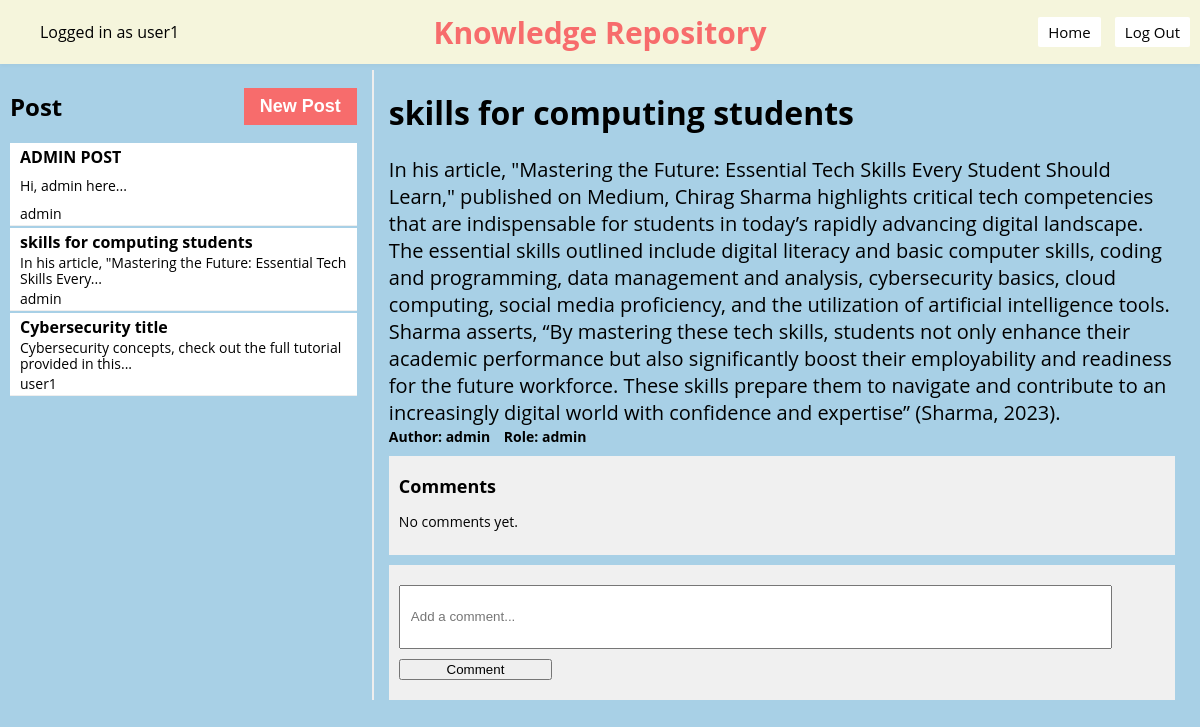
The page /knowledge-repository/5 (signed in) on the database its author committed.
### models.py (models this page shows)
class Base(DeclarativeBase):
    pass

class Article(Base):
    __tablename__ = "article"
    id: Mapped[int] = mapped_column(Integer, primary_key=True)
    title: Mapped[str] = mapped_column(String(100), nullable=False)
    content: Mapped[str] = mapped_column(Text, nullable=False)
    author_id: Mapped[int] = mapped_column(Integer, ForeignKey('user.username'), nullable=False)
    comments = relationship('Comment', backref='article', lazy='dynamic')
    user = relationship("User", foreign_keys=[author_id])

### app.py (the view)
@app.route("/knowledge-repository", defaults={'article_id': None})
@app.route("/knowledge-repository/<int:article_id>")
def knowledge_repository(article_id):
    username = session.get("username")
    if username is None:
        return redirect(url_for('login'))  # Redirect to login page
    articles = db.get_all_articles()
    selected_article = db.get_article(article_id) if article_id else None
    user = db.get_user(username)
    user_role = user.role.name if hasattr(user.role, 'name') else str(user.role)
    if selected_article:
        comments = db.get_comments(selected_article.id)
    else:
        comments = []
    if selected_article != None:
        author_role = db.get_user_role(selected_article.author_id)
    else:
        author_role = "student"
    return render_template('knowledge_repository.jinja', username=username, articles=articles, selected_article=selected_article, author_role=author_role, user_role=user_role, comments=comments)

### app.py (called while the page is built)
def csp_policy_string(policy_dict):
    return "; ".join([f"{key} {' '.join(val) if isinstance(val, list) else val}" for key, val in policy_dict.items()])

@app.after_request
def apply_csp(response):
    policy = {
    "default-src": "'self'",
    "script-src": [
        "'self'",
        "https://cdnjs.cloudflare.com",  # Allow scripts from CDN for Crypto-JS
        "https://cdn.jsdelivr.net",
        "'unsafe-inline'"
    ],
    "style-src": "'self' 'unsafe-inline'",  # Allows inline styles;
    "img-src": "'self'",
    "connect-src": "'self'",  # Restricts the URLs which can be loaded using script interfaces
    "font-src": "'self'",  # Fonts loading
    "object-src": "'none'",  # Prevents object, embed, and applet elements from rendering
    "frame-ancestors": "'none'"  # Protects against clickjacking
}
    response.headers['Content-Security-Policy'] = csp_policy_string(policy)
    return response

### db.py (called while the page is built)
def get_user(username: str):
    with Session(engine) as session:
        return session.get(User, username)

def get_all_articles():
    with Session(engine) as session:
        articles = session.query(Article).all()
        return articles

def get_article(article_id):
    with Session(engine) as session:
        return session.query(Article).filter(Article.id == article_id).first()

def get_comments(article_id):
    with Session(engine) as session:
        return session.query(Comment).filter(Comment.article_id == article_id).all()

def get_user_role(username):
    with Session(engine) as session:
        user = session.query(User).filter(User.username == username).first()
        if user:
            return user.role.value
        else:
            return None  # Return None if the user is not found

### templates/knowledge_repository.jinja (shortened to what this page needs)
{% extends 'base.jinja' %}
{% block content %}
<nav style="padding: 2px 0; overflow: auto;">
    <div style="float: left;">
        <ul>
            <li class="username" style="display: inline-block;">Logged in as {{ username }}</li>
        </ul>
    </div>
        <div style="text-align: center; position: absolute; left: 50%; transform: translateX(-50%);">
        <h1 style="margin: 0; font-size: 30px; color: #F76C6c; ">Knowledge Repository</h1>
    </div>
    <div style="float: right;">
        <ul>
            <li style="display: inline-block;"><button onclick="location.href='{{ url_for('home') }}'">Home</button></li>
            <button onclick="confirmLogout()">Log Out</button>
        </ul>
    </div>
</nav>
<div class="container">
    <div class="sidebar">
        <div class="sidebar-header">
            <h2>Post</h2>
            <button class="new-article" id="newArticleBtn">New Post</button>
        </div>
        {% for article in articles %}
            <div class="article-preview" onclick="location.href='{{ url_for('knowledge_repository', article_id=article.id) }}'">
                <h3 id="sidebar-title-{{ article.id }}">{{ article.title }}</h3>
                <p id="sidebar-content-{{ article.id }}" style="font-size: 14px; color: black; margin: 1px 0;">{{ article.content.split()[:10]|join(' ') }}...</p>
                <p style="font-size: 14px; color: black;margin: 1px 0;">{{ article.author_id }}</p>
            </div>
        {% endfor %}
        </div>
        <div class="main-content">
            {% if selected_article %}
            <h1 id="article-title-{{ selected_article.id }}">{{ selected_article.title }}</h1>
            <p id="article-content-{{ selected_article.id }}" style="font-size: 20px; color: black; ; margin: 1px 0;">{{ selected_article.content }}</p>
            <p style="margin-top:5px; font-size: 14px; color: black; margin: 1px 0;font-weight: 680;">
                <span style="padding-right: 10px;">Author: {{ selected_article.author_id}}</span>
                <span style="padding-right: 10px;"> Role: {{ author_role }}</span>
            </p>
            <div class="comments">
            <h3>Comments</h3>
            {% for comment in comments %}
                <div class="comment">
                    <p>
                    <span class="comment-role">({{ comment.author_role.value }})</span>
                    <span class="comment-author">{{ comment.author_id }}:</span>
                    <span class="comment-content">{{ comment.content }}</span>
                    </p>
                    {% if user_role == 'ADMIN' or user_role == 'ACADEMIC' or user_role == 'ADMINISTRATIVE'%}
                        <button onclick="deleteComment({{ comment.id }})" class="button delete-button">Delete</button>
                    {% endif %}
                </div>
                {% else %}
                <p>No comments yet.</p>
                {% endfor %}
            </div>
            <div class="comments">
                <form id="comment-form" data-article-id="{{ selected_article.id }}">
                    <input type="text" name="content" placeholder="Add a comment..." required>
                    <button type="submit">Comment</button>
                </form>
            </div>
            {% endif %}
        </div>
    </div>
{% endblock %}

### templates/knowledge_repository.jinja (style rules this page uses)
html, body { margin: 0; padding: 0; width: 100%; height: 100%; display: flex; flex-direction: column; font-family: 'Open Sans', sans-serif; background-color: #A8D0E6; }
nav { position: absolute; width: 100%; height: 60px; background-color: beige; display: flex; justify-content: space-between; align-items: center; padding: 0 20px; box-shadow: 0 2px 4px rgba(0, 0, 0, 0.03); overflow: hidden; }
h2 { font-family: 'Open Sans', sans-serif; }
h3 { font-family: 'Open Sans', sans-serif; color: black; font-size: 18px; margin: 8px 0; }
p { font-family: 'Open Sans', sans-serif; color: black; font-size: 14px; }
.container { margin-top: 60px; display: flex; justify-content: space-between; padding: 10px; }
.sidebar { overflow: auto; width: 30%; border-right: 2px solid #eee; padding-right: 15px; }
.sidebar-header { display: flex; align-items: center; justify-content: space-between; }
.article-preview { cursor: pointer; padding: 1px; border-bottom: 1px solid #eee; height: 80px; display: flex; flex-direction: column; justify-content: space-between; overflow: hidden; background: #fff; margin-bottom: 2px; padding-left: 5px; }
.article-preview h3 { margin-top: 2px; font-size: 16px; overflow: hidden; text-overflow: ellipsis; margin-bottom: 0px; white-space: nowrap; padding-left: 5px; }
.article-preview p { margin-top: 0px; line-height: 1.2; font-size: 14px; cursor: pointer; border-bottom: 0px solid #eee; overflow: hidden; text-overflow: ellipsis; padding-left: 5px; padding-right: 5px; }
.main-content { width: 68%; padding-left: 15px; padding-right: 15px; }
.comments { margin-top: 10px; background-color: #f0f0f0; padding: 10px; overflow-y: auto; // Enable vertical scrolling }
nav button { font-family: 'Open Sans', sans-serif; padding: 5px 10px; background-color: white; color: black; border: none; border-radius: 2px; cursor: pointer; text-align: center; text-decoration: none; display: inline-block; margin-right: 10px; font-size: 15px; transition: background-color 0.3s, color 0.3s; }
.new-article { padding: 8px 16px; background-color: #F76C6c; color: white; border: none; cursor: pointer; font-size: 18px; font-weight: bold; transition: background-color 0.2s; }
form { width: 100%; display: flex; flex-direction: column; align-items: left; }
form input[type="text"] { margin-top: 10px; width: 90%; padding: 10px; height: 40px; }
form button { margin-top: 10px; margin-bottom: 10px; width: 20%; }

### rows shown on the page
Article: title "ADMIN POST", content.split "Hi, admin here", author_id "admin"
Article: title "skills for computing students", content.split "In his article, \"Mastering the Future: Essential Tech Skills Every", author_id "admin", content "In his article, \"Mastering the Future: Essential Tech Skills Every Student Should Learn,\" published on Medium, Chirag Sharma highlights critical tech competencies that are indispensable for students in today’s rapidly advancing digital landscape. The essential skills outlined include digital literacy and basic computer skills, coding and programming, data management and analysis, cybersecurity basics, cloud computing, social media proficiency, and the utilization of artificial intelligence tools. Sharma asserts, “By mastering these tech skills, students not only enhance their academic performance but also significantly boost their employability and readiness for the future workforce. These…"
Article: title "Cybersecurity title", content.split "Cybersecurity concepts, check out the full tutorial provided in this", author_id "user1"

### other values the page prints
{{ username }} "user1"
{{ author_role }} "admin"
